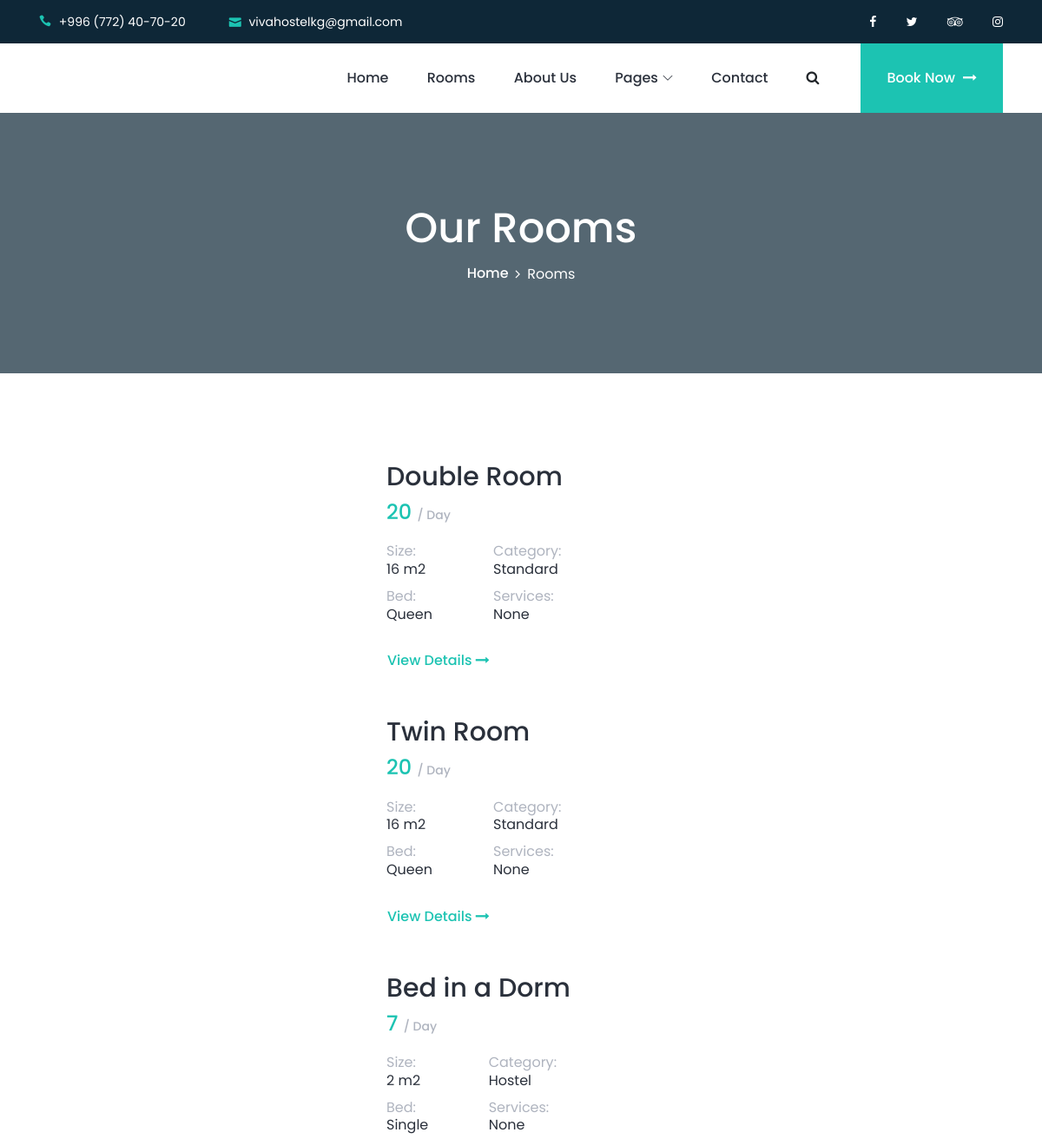
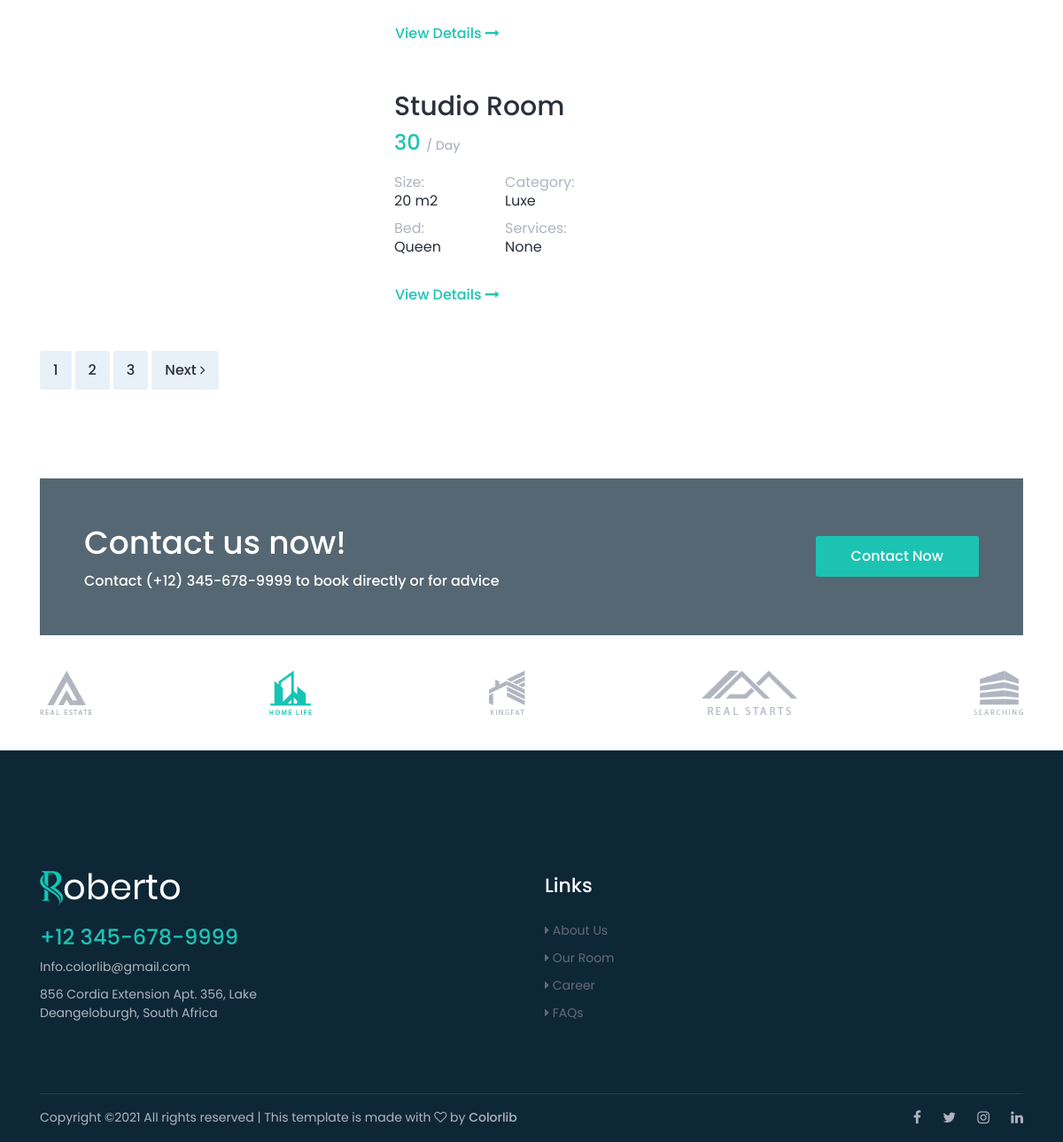
The page /rooms/rooms/ on the database its author committed (2 pictures, top to bottom).
### rooms/models.py (models this page shows)
class Rooms(models.Model):
    name = models.CharField(max_length=50, blank=True, null=True)
    room_category = models.ForeignKey('RoomCategory', on_delete=models.SET_NULL, blank=True, null=True)
    price = models.IntegerField(blank=True, null=True)
    size = models.DecimalField(decimal_places=0, max_digits=4, blank=True, null=True)
    capacity = models.IntegerField(blank=True, null=True)
    bed_type = models.CharField(choices=bed_type, max_length=10, blank=True, null=True)
    services = models.ForeignKey(Services, on_delete=models.CASCADE, blank=True, null=True)
    image = models.ImageField(upload_to='rooms/',null=True)
    class Meta:
        verbose_name = 'Room'
        verbose_name_plural = 'Rooms'
    def __str__(self):
        return self.name

class RoomCategory(models.Model):
    category_name = models.CharField(max_length=50)
    description = models.TextField(blank=True)
    class Meta:
        verbose_name = 'Категория номера'
        verbose_name_plural = 'Категории номеров'
    def __str__(self):
        return self.category_name

### rooms/views.py (the view)
# urls.py: path('rooms/', views.rooms_list, name='rooms_list'),
def rooms_list(request):
    rooms_list = Rooms.objects.all()
    template = 'rooms/list.html'
    context = {
        'rooms_list' : rooms_list
    }
    return render(request, template, context)

### rooms/templates/rooms/list.html (shortened to what this page needs)
{% extends 'base.html' %}
{% block body %}
    <div class="breadcrumb-area bg-img bg-overlay jarallax" style="background-image: url(img/bg-img/16.jpg);">
        <div class="container h-100">
            <div class="row h-100 align-items-center">
                <div class="col-12">
                    <div class="breadcrumb-content text-center">
                        <h2 class="page-title">Our Rooms</h2>
                        <nav aria-label="breadcrumb">
                            <ol class="breadcrumb justify-content-center">
                                <li class="breadcrumb-item"><a href="index.html">Home</a></li>
                                <li class="breadcrumb-item active" aria-current="page">Rooms</li>
                            </ol>
                        </nav>
                    </div>
                </div>
            </div>
        </div>
    </div>
    <div class="roberto-rooms-area section-padding-100-0">
        <div class="container">
            <div class="row">
                <div class="col-12 col-lg-8">
                    {% for room in rooms_list %}
                    <div class="single-room-area d-flex align-items-center mb-50 wow fadeInUp" data-wow-delay="100ms">
                        <div class="room-thumbnail">
                        </div>
                        <div class="room-content">
                            <h2>{{room}}</h2>
                            <h4>{{room.price}} <span>/ Day</span></h4>
                            <div class="room-feature">
                                <h6>Size: <span>{{room.size}} m2</span></h6>
                                <h6>Category: <span> {{room.room_category}}</span></h6>
                                <h6>Bed: <span>{{room.bed_type}}</span></h6>
                                <h6>Services: <span>{{room.services}}</span></h6>
                            </div>
                            <a href="{% url 'rooms:rooms_detail' room.id %}" class="btn view-detail-btn">View Details <i class="fa fa-long-arrow-right" aria-hidden="true"></i></a>
                        </div>
                    </div>
                    {% endfor %}
                    <nav class="roberto-pagination wow fadeInUp mb-100" data-wow-delay="1000ms">
                        <ul class="pagination">
                            <li class="page-item"><a class="page-link" href="#">1</a></li>
                            <li class="page-item"><a class="page-link" href="#">2</a></li>
                            <li class="page-item"><a class="page-link" href="#">3</a></li>
                            <li class="page-item"><a class="page-link" href="#">Next <i class="fa fa-angle-right"></i></a></li>
                        </ul>
                    </nav>
                </div>
            </div>
        </div>
    </div>
    <section class="roberto-cta-area">
        <div class="container">
            <div class="cta-content bg-img bg-overlay jarallax" style="background-image: url(img/bg-img/1.jpg);">
                <div class="row align-items-center">
                    <div class="col-12 col-md-7">
                        <div class="cta-text mb-50">
                            <h2>Contact us now!</h2>
                            <h6>Contact (+12) 345-678-9999 to book directly or for advice</h6>
                        </div>
                    </div>
                    <div class="col-12 col-md-5 text-right">
                        <a href="#" class="btn roberto-btn mb-50">Contact Now</a>
                    </div>
                </div>
            </div>
        </div>
    </section>
    <div class="partner-area">
        <div class="container">
            <div class="row">
                <div class="col-12">
                    <div class="partner-logo-content d-flex align-items-center justify-content-between wow fadeInUp" data-wow-delay="300ms">
                        <a href="#" class="partner-logo"><img src="img/core-img/p1.png" alt=""></a>
                        <a href="#" class="partner-logo"><img src="img/core-img/p2.png" alt=""></a>
                        <a href="#" class="partner-logo"><img src="img/core-img/p3.png" alt=""></a>
                        <a href="#" class="partner-logo"><img src="img/core-img/p4.png" alt=""></a>
                        <a href="#" class="partner-logo"><img src="img/core-img/p5.png" alt=""></a>
                    </div>
                </div>
            </div>
        </div>
    </div>
{% endblock body %}

### templates/base.html (shortened to what this page needs)
{% load static %}
<!DOCTYPE html>
<html lang="en">
<head>
    <link rel="stylesheet" href="{% static 'style.css' %}">
</head>
<body>
    <header class="header-area">
        <div class="top-header-area">
            <div class="container">
                <div class="row">
                    <div class="col-6">
                        <div class="top-header-content">
                            <a href="#"><i class="icon_phone"></i> <span>+996 (772) 40-70-20</span></a>
                            <a href="#"><i class="icon_mail"></i> <span>vivahostelkg@gmail.com</span></a>
                        </div>
                    </div>
                    <div class="col-6">
                        <div class="top-header-content">
                            <div class="top-social-area ml-auto">
                                <link rel="stylesheet" href="https://maxcdn.bootstrapcdn.com/font-awesome/4.4.0/css/font-awesome.min.css">
                                <a href="#"><i class="fa fa-facebook" aria-hidden="true"></i></a>
                                <a href="#"><i class="fa fa-twitter" aria-hidden="true"></i></a>
                                <a href="#"><i class="fa fa-tripadvisor" aria-hidden="true"></i></a>
                                <a href="#"><i class="fa fa-instagram" aria-hidden="true"></i></a>
                            </div>
                        </div>
                    </div>
                </div>
            </div>
        </div>
        <div class="main-header-area">
            <div class="classy-nav-container breakpoint-off">
                <div class="container">
                    <nav class="classy-navbar justify-content-between" id="robertoNav">
                        <div class="classy-menu">
                            <div class="classynav">
                                <ul id="nav">
                                    <li class="active"><a href="./index.html">Home</a></li>
                                    <li><a href="{% url 'rooms:rooms_list' %}">Rooms</a></li>
                                    <li><a href="{% url 'about:aboutus' %}">About Us</a></li>
                                    <li><a href="#">Pages</a>
                                    </li>
                                    <li><a href="{% url 'contact:contact' %}">Contact</a></li>
                                </ul>
                                <div class="search-btn ml-4">
                                    <i class="fa fa-search" aria-hidden="true"></i>
                                </div>
                                <div class="book-now-btn ml-3 ml-lg-5">
                                    <a href="{% url 'rooms:rooms_list' %}">Book Now <i class="fa fa-long-arrow-right" aria-hidden="true"></i></a>
                                </div>
                            </div>
                        </div>
                    </nav>
                </div>
            </div>
        </div>
    </header>
{% block body %}
{% endblock body %}
    <footer class="footer-area section-padding-80-0">
        <div class="main-footer-area">
            <div class="container">
                <div class="row align-items-baseline justify-content-between">
                    <div class="col-12 col-sm-6 col-lg-3">
                        <div class="single-footer-widget mb-80">
                            <a href="#" class="footer-logo"><img src="img/core-img/logo2.png" alt=""></a>
                            <h4>+12 345-678-9999</h4>
                            <span>Info.colorlib@gmail.com</span>
                            <span>856 Cordia Extension Apt. 356, Lake Deangeloburgh, South Africa</span>
                        </div>
                    </div>
                    <div class="col-12 col-sm-6 col-lg-3">
                    </div>
                    <div class="col-12 col-sm-4 col-lg-2">
                        <div class="single-footer-widget mb-80">
                            <h5 class="widget-title">Links</h5>
                            <ul class="footer-nav">
                                <li><a href="#"><i class="fa fa-caret-right" aria-hidden="true"></i> About Us</a></li>
                                <li><a href="#"><i class="fa fa-caret-right" aria-hidden="true"></i> Our Room</a></li>
                                <li><a href="#"><i class="fa fa-caret-right" aria-hidden="true"></i> Career</a></li>
                                <li><a href="#"><i class="fa fa-caret-right" aria-hidden="true"></i> FAQs</a></li>
                            </ul>
                        </div>
                    </div>
                    <div class="col-12 col-sm-8 col-lg-4">
                    </div>
                </div>
            </div>
        </div>
        <div class="container">
            <div class="copywrite-content">
                <div class="row align-items-center">
                    <div class="col-12 col-md-8">
                        <div class="copywrite-text">
                            <p>
Copyright &copy;<script>document.write(new Date().getFullYear());</script> All rights reserved | This template is made with <i class="fa fa-heart-o" aria-hidden="true"></i> by <a href="https://colorlib.com" target="_blank">Colorlib</a>
</p>
                        </div>
                    </div>
                    <div class="col-12 col-md-4">
                        <div class="social-info">
                            <a href="#"><i class="fa fa-facebook" aria-hidden="true"></i></a>
                            <a href="#"><i class="fa fa-twitter" aria-hidden="true"></i></a>
                            <a href="#"><i class="fa fa-instagram" aria-hidden="true"></i></a>
                            <a href="#"><i class="fa fa-linkedin" aria-hidden="true"></i></a>
                        </div>
                    </div>
                </div>
            </div>
        </div>
    </footer>
</body>
</html>

### rooms/static/css/default-assets/classy-nav.css (style rules this page uses)
.classy-nav-container { position: relative; z-index: 1; background-color: #ffffff; }
.classy-nav-container * { box-sizing: border-box; }
.classy-nav-container a { -webkit-transition-duration: 500ms; transition-duration: 500ms; text-decoration: none; outline: none; font-size: 14px; color: #232323; display: inline-block; }
.justify-content-between { -webkit-box-pack: justify; -ms-flex-pack: justify; justify-content: space-between; }
.justify-content-center { -webkit-box-pack: center; -ms-flex-pack: center; justify-content: center; }
.classy-navbar { width: 100%; height: 80px; display: -webkit-box; display: -ms-flexbox; display: flex; -webkit-box-align: center; -ms-flex-align: center; -ms-grid-row-align: center; align-items: center; }
.classynav ul li { display: inline-block; clear: both; position: inherit; z-index: 10; }
.classynav ul li.cn-dropdown-item { position: relative; z-index: 10; }
.classynav ul li a { padding: 0 15px; display: block; height: 40px; font-size: 14px; line-height: 39px; }
.classynav ul li.megamenu-item > a:after, .classynav ul li.has-down > a:after { font-family: 'classyfonts'; content: "\e900"; font-size: 12px; color: #000000; padding-left: 5px; -webkit-transition-duration: 500ms; transition-duration: 500ms; }
.breakpoint-off .classynav { display: -webkit-box; display: -ms-flexbox; display: flex; -webkit-box-align: center; -ms-flex-align: center; -ms-grid-row-align: center; align-items: center; }

### rows shown on the page
Rooms: name "Double Room", price "20", size "16", room_category "Standard", bed_type "Queen", services "None"
Rooms: name "Twin Room", price "20", size "16", room_category "Standard", bed_type "Queen", services "None"
Rooms: name "Bed in a Dorm", price "7", size "2", room_category "Hostel", bed_type "Single", services "None"
Rooms: name "Studio Room", price "30", size "20", room_category "Luxe", bed_type "Queen", services "None"
